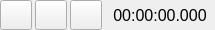
<?xml version="1.0" encoding="UTF-8"?>
<ui version="4.0">
 <class>Chrono</class>
 <widget class="QWidget" name="Chrono">
  <property name="geometry">
   <rect>
    <x>0</x>
    <y>0</y>
    <width>215</width>
    <height>30</height>
   </rect>
  </property>
  <layout class="QHBoxLayout" name="horizontalLayout">
   <property name="spacing">
    <number>3</number>
   </property>
   <property name="leftMargin">
    <number>0</number>
   </property>
   <property name="topMargin">
    <number>0</number>
   </property>
   <property name="rightMargin">
    <number>0</number>
   </property>
   <property name="bottomMargin">
    <number>0</number>
   </property>
   <item>
    <widget class="QToolButton" name="startButton">
     <property name="sizePolicy">
      <sizepolicy hsizetype="Preferred" vsizetype="Expanding">
       <horstretch>0</horstretch>
       <verstretch>0</verstretch>
      </sizepolicy>
     </property>
     <property name="minimumSize">
      <size>
       <width>30</width>
       <height>30</height>
      </size>
     </property>
     <property name="maximumSize">
      <size>
       <width>16777215</width>
       <height>16777215</height>
      </size>
     </property>
     <property name="text">
      <string/>
     </property>
     <property name="icon">
      <iconset resource="../../resources/icons/icons.qrc">
       <normaloff>:/icons8_start_50px.png</normaloff>:/icons8_start_50px.png</iconset>
     </property>
     <property name="iconSize">
      <size>
       <width>20</width>
       <height>20</height>
      </size>
     </property>
    </widget>
   </item>
   <item>
    <widget class="QToolButton" name="resetButton">
     <property name="sizePolicy">
      <sizepolicy hsizetype="Preferred" vsizetype="Expanding">
       <horstretch>0</horstretch>
       <verstretch>0</verstretch>
      </sizepolicy>
     </property>
     <property name="minimumSize">
      <size>
       <width>30</width>
       <height>30</height>
      </size>
     </property>
     <property name="maximumSize">
      <size>
       <width>16777215</width>
       <height>16777215</height>
      </size>
     </property>
     <property name="text">
      <string/>
     </property>
     <property name="icon">
      <iconset resource="../../resources/icons/icons.qrc">
       <normaloff>:/icons8_stop_squared_50px.png</normaloff>:/icons8_stop_squared_50px.png</iconset>
     </property>
     <property name="iconSize">
      <size>
       <width>20</width>
       <height>20</height>
      </size>
     </property>
    </widget>
   </item>
   <item>
    <widget class="QToolButton" name="stopButton">
     <property name="sizePolicy">
      <sizepolicy hsizetype="Preferred" vsizetype="Expanding">
       <horstretch>0</horstretch>
       <verstretch>0</verstretch>
      </sizepolicy>
     </property>
     <property name="minimumSize">
      <size>
       <width>30</width>
       <height>30</height>
      </size>
     </property>
     <property name="maximumSize">
      <size>
       <width>16777215</width>
       <height>16777215</height>
      </size>
     </property>
     <property name="text">
      <string/>
     </property>
     <property name="icon">
      <iconset resource="../../resources/icons/icons.qrc">
       <normaloff>:/icons8_pause_squared_50px.png</normaloff>
       <normalon>:/icons8_pause_squared_filled_50px_1.png</normalon>:/icons8_pause_squared_50px.png</iconset>
     </property>
     <property name="iconSize">
      <size>
       <width>20</width>
       <height>20</height>
      </size>
     </property>
     <property name="checkable">
      <bool>true</bool>
     </property>
    </widget>
   </item>
   <item>
    <widget class="QToolButton" name="timeButton">
     <property name="sizePolicy">
      <sizepolicy hsizetype="Preferred" vsizetype="Expanding">
       <horstretch>0</horstretch>
       <verstretch>0</verstretch>
      </sizepolicy>
     </property>
     <property name="minimumSize">
      <size>
       <width>0</width>
       <height>30</height>
      </size>
     </property>
     <property name="font">
      <font>
       <pointsize>12</pointsize>
      </font>
     </property>
     <property name="text">
      <string>00:00:00.000</string>
     </property>
     <property name="autoRaise">
      <bool>true</bool>
     </property>
    </widget>
   </item>
  </layout>
 </widget>
 <layoutdefault spacing="6" margin="11"/>
 <resources>
  <include location="../../resources/icons/icons.qrc"/>
 </resources>
 <connections/>
</ui>
